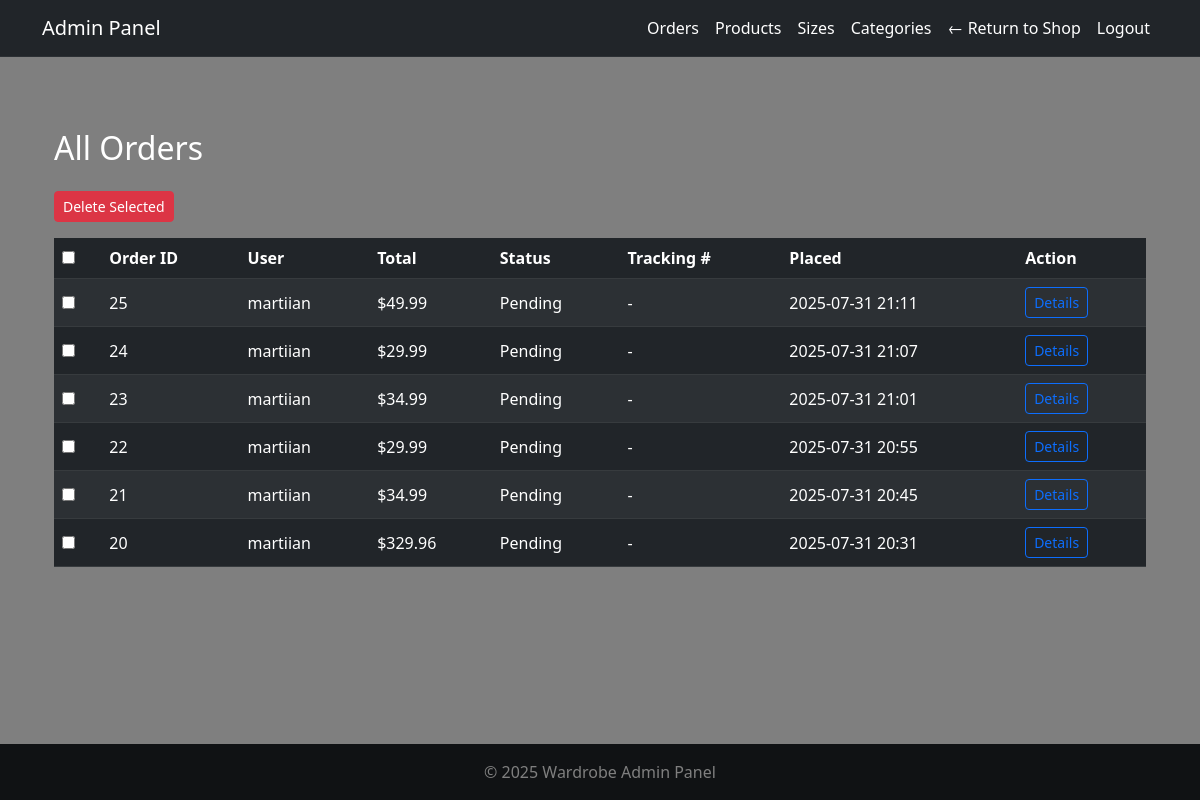
/adminpanel/orders/ (signed in), run on an earlier commit of the app's database.
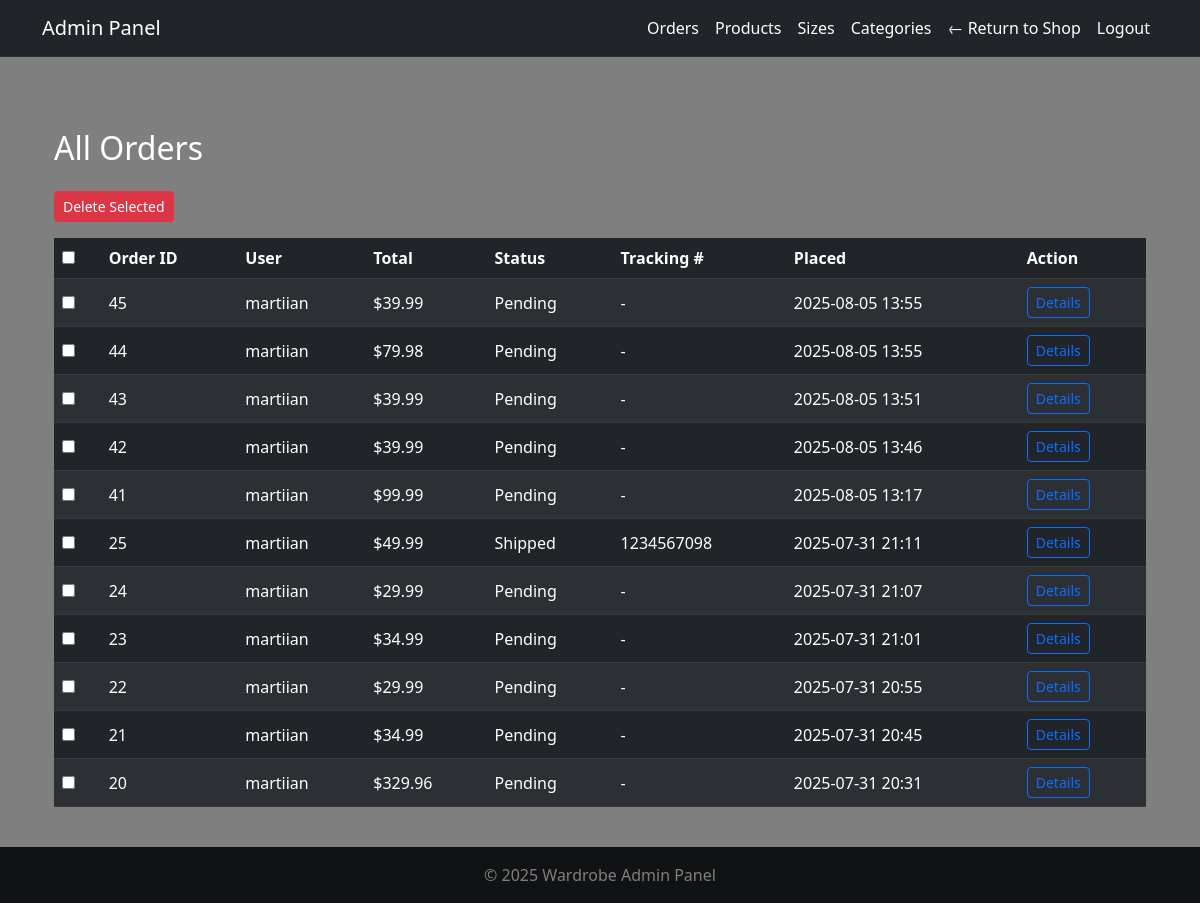
And on a later commit of the database.
### orders/models.py (models this page shows, shortened)
class Order(models.Model):
    PAYMENT_METHOD_CHOICES = [
        ('card', 'Card'),
        ('paypal', 'PayPal'),
    ]
    TRACKING_STATUS_CHOICES = [
        ('Pending', 'Pending'),
        ('Processing', 'Processing'),
        ('Shipped', 'Shipped'),
        ('Delivered', 'Delivered'),
    ]
    DELIVERY_THRESHOLD = Decimal('50.00')
    DELIVERY_FEE = Decimal('5.00')
    user = models.ForeignKey(
        User,
        on_delete=models.CASCADE,
        null=True,
        blank=True
    )
    full_name = models.CharField(max_length=100)
    email = models.EmailField()
    guest_token = models.UUIDField(
        default=uuid.uuid4,
        editable=False,
        null=True,
        blank=True
    )
    address = models.CharField(max_length=255)
    city = models.CharField(max_length=100)
    postal_code = models.CharField(max_length=20)
    country = models.CharField(max_length=100)
    payment_method = models.CharField(
        max_length=50,
        choices=PAYMENT_METHOD_CHOICES,
        default='card',
    )
    total_price = models.DecimalField(max_digits=10, decimal_places=2)
    created_at = models.DateTimeField(auto_now_add=True)
    is_completed = models.BooleanField(default=False)
    tracking_number = models.CharField(
        max_length=100,
        blank=True,
        null=True
    )
    status = models.CharField(
        max_length=20,
        choices=TRACKING_STATUS_CHOICES,
        default='Pending'
    )

### adminpanel/views.py (the view)
# urls.py: path('orders/', views.order_list, name='admin_order_list'),
@login_required
@user_passes_test(admin_required)
def order_list(request):
    orders = Order.objects.all().order_by('-created_at')
    return render(request, 'adminpanel/order_list.html', {
        'orders': orders
    })

### adminpanel/views.py (called while the page is built)
def admin_required(user):
    return user.is_staff or user.is_superuser

### cart/cart.py (called while the page is built)
    def _load_cart_data(self):
        cart = self.session.get(settings.CART_SESSION_ID, {})
        return cart if isinstance(cart, dict) else {}

    def __len__(self):
        return sum(item.get('quantity', 0) for item in self.cart.values())

### cart/context_processors.py (called while the page is built)
def cart_context(request):
    cart = Cart(request)
    return {
        'cart': cart,
        'cart_item_count': len(cart),
    }

### wardrobeapp/context_processors.py (called while the page is built)
def stripe_public_key(request):
    return {
        'STRIPE_PUBLIC_KEY': settings.STRIPE_PUBLIC_KEY
    }

### adminpanel/templates/adminpanel/order_list.html (shortened to what this page needs)
{% extends 'adminpanel/base.html' %}
{% block content %}
<div class="container mt-5">
  <h2 class="mb-4">All Orders</h2>
  <form method="post" action="{% url 'adminpanel:admin_bulk_delete_orders' %}">
    <div class="mb-3">
      <button type="submit" class="btn btn-danger btn-sm" onclick="return confirm('Are you sure you want to delete selected orders?');">
        Delete Selected
      </button>
    </div>
    <table class="table table-striped table-dark align-middle">
      <thead>
        <tr>
          <th><input type="checkbox" id="select-all"></th>
          <th>Order ID</th>
          <th>User</th>
          <th>Total</th>
          <th>Status</th>
          <th>Tracking #</th>
          <th>Placed</th>
          <th>Action</th>
        </tr>
      </thead>
      <tbody>
        {% for order in orders %}
        <tr>
          <td><input type="checkbox" name="order_ids" value="{{ order.id }}"></td>
          <td>{{ order.id }}</td>
          <td>{{ order.user.username }}</td>
          <td>${{ order.total_price }}</td>
          <td>{{ order.status }}</td>
          <td>{{ order.tracking_number|default:"-" }}</td>
          <td>{{ order.created_at|date:"Y-m-d H:i" }}</td>
          <td>
            <a href="{% url 'adminpanel:admin_order_detail' order.id %}" class="btn btn-sm btn-outline-primary">Details</a>
          </td>
        </tr>
        {% endfor %}
      </tbody>
    </table>
  </form>
</div>
{% endblock %}

### adminpanel/templates/adminpanel/base.html (shortened to what this page needs)
{% load static %}
<!DOCTYPE html>
<html lang="en">
<head>
  <link rel="stylesheet" href="https://cdn.jsdelivr.net/npm/bootstrap@5.3.0/dist/css/bootstrap.min.css">
  <link rel="stylesheet" href="https://cdn.jsdelivr.net/npm/bootstrap-icons@1.10.5/font/bootstrap-icons.css">
  <link rel="stylesheet" href="{% static 'css/style.css' %}">
</head>
<body class="d-flex flex-column min-vh-100">
  <div aria-live="polite" aria-atomic="true" class="position-fixed top-0 end-0 p-3" style="z-index:1080;">
  </div>
<nav class="navbar navbar-expand-lg navbar-dark bg-dark">
  <div class="container">
    <a class="navbar-brand" href="{% url 'adminpanel:admin_dashboard' %}">Admin Panel</a>
    <div class="collapse navbar-collapse" id="navbarNav">
      <ul class="navbar-nav ms-auto">
        <li class="nav-item"><a class="nav-link" href="{% url 'adminpanel:admin_order_list' %}">Orders</a></li>
        <li class="nav-item"><a class="nav-link" href="{% url 'adminpanel:product_list' %}">Products</a></li>
        <li class="nav-item"><a class="nav-link" href="{% url 'adminpanel:size_list' %}">Sizes</a></li>
        <li class="nav-item"><a class="nav-link" href="{% url 'adminpanel:admin_category_list' %}">Categories</a></li>
        <li class="nav-item">
          <a class="nav-link text-warning" href="{% url 'home' %}">← Return to Shop</a>
        </li>
        <li class="nav-item"><a class="nav-link text-danger" href="{% url 'logout' %}">Logout</a></li>
      </ul>
    </div>
  </div>
</nav>
  <main class="container py-4 flex-grow-1">
    {% block content %}{% endblock %}
  </main>
  <footer class="bg-dark text-white text-center py-3 mt-auto">
    <p class="mb-0">&copy; 2025 Wardrobe Admin Panel</p>
  </footer>
</body>
</html>

### wardrobeapp/static/css/style.css (style rules this page uses)
html, body { margin: 0; padding: 0; height: 100%; width: 100%; font-family: 'Segoe UI', 'Roboto', 'Helvetica Neue', Arial, sans-serif; color: #fff; background: url('https://images.unsplash.com/photo-1489987707025-afc232f7ea0f?q=80&w=1170&auto=format&fit=crop&ixlib=rb-4.1.0') no-repeat center center fixed; background-size: cover; overflow-x: hidden; }
body::before { content: ''; position: fixed; inset: 0; background: rgba(0, 0, 0, 0.5); z-index: 0; }
.navbar { background-color: rgba(0, 0, 0, 0.25); backdrop-filter: blur(10px); -webkit-backdrop-filter: blur(10px); border-bottom: 1px solid rgba(255, 255, 255, 0.05); z-index: 1000; transition: background-color 0.3s ease; }
.navbar a { color: #ffffff !important; font-weight: 500; }
main, .container, .card, form, section, .row { position: relative; z-index: 1; }

What changed in the data, as far as the page shows it:
added Order: id "45", user.username "martiian", total_price "39.99", status "Pending", tracking_number "-", created_at "2025-08-05 13:55"
added Order: id "44", user.username "martiian", total_price "79.98", status "Pending", tracking_number "-", created_at "2025-08-05 13:55"
added Order: id "43", user.username "martiian", total_price "39.99", status "Pending", tracking_number "-", created_at "2025-08-05 13:51"
added Order: id "42", user.username "martiian", total_price "39.99", status "Pending", tracking_number "-", created_at "2025-08-05 13:46"
added Order: id "41", user.username "martiian", total_price "99.99", status "Pending", tracking_number "-", created_at "2025-08-05 13:17"
changed Order id 25: status "Pending" → "Shipped"; tracking_number "-" → "1234567098"
